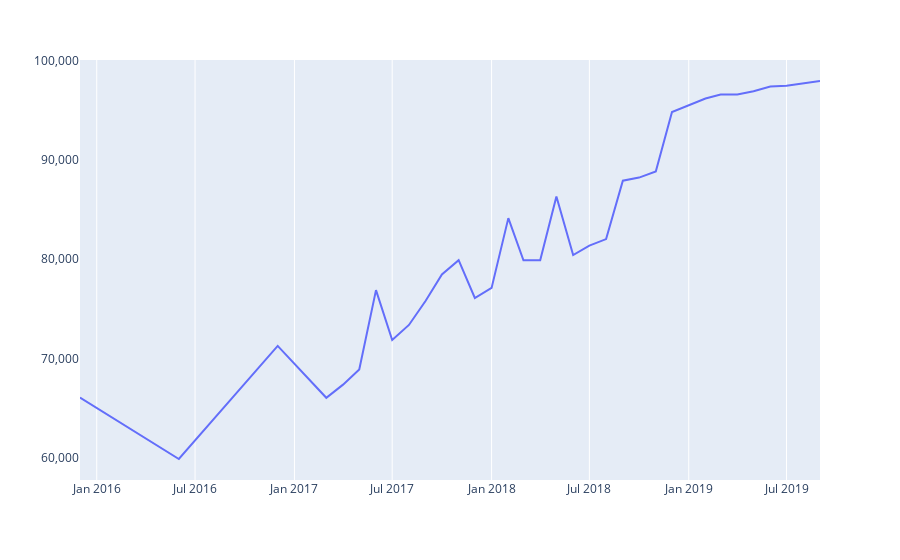

Notebook source saved alongside this figure:
### Code cell
fig = px.line(data_frame=df, x = '기준월', y = '업소수', height = 800)
fig.update_yaxes(ticklabelposition="outside top", title=None, nticks=5, showgrid=False, tickformat=',')
fig.update_xaxes(ticklabelposition="inside top", title=None)
fig.show()

### Figure 1 — Plotly figure (JSON) as saved in the notebook; plotly's stock layout.template omitted (floating-point values rounded to 4 significant figures)
{"data": [{"hovertemplate": "기준월=%{x}<br>업소수=%{y}<extra></extra>", "legendgroup": "", "line": {"color": "#636efa", "dash": "solid"}, "marker": {"symbol": "circle"}, "mode": "lines", "name": "", "orientation": "v", "showlegend": false, "type": "scatter", "x": ["2015-12-01T00:00:00", "2016-06-01T00:00:00", "2016-12-01T00:00:00", "2017-03-01T00:00:00", "2017-04-01T00:00:00", "2017-05-01T00:00:00", "2017-06-01T00:00:00", "2017-07-01T00:00:00", "2017-08-01T00:00:00", "2017-09-01T00:00:00", "2017-10-01T00:00:00", "2017-11-01T00:00:00", "2017-12-01T00:00:00", "2018-01-01T00:00:00", "2018-02-01T00:00:00", "2018-03-01T00:00:00", "2018-04-01T00:00:00", "2018-05-01T00:00:00", "2018-06-01T00:00:00", "2018-07-01T00:00:00", "2018-08-01T00:00:00", "2018-09-01T00:00:00", "2018-10-01T00:00:00", "2018-11-01T00:00:00", "2018-12-01T00:00:00", "2019-01-01T00:00:00", "2019-02-01T00:00:00", "2019-03-01T00:00:00", "2019-04-01T00:00:00", "2019-05-01T00:00:00", "2019-06-01T00:00:00", "2019-07-01T00:00:00", "2019-08-01T00:00:00", "2019-09-01T00:00:00"], "xaxis": "x", "y": [66889, 60707, 72096, 66873, 68196, 69732, 77715, 72698, 74208, 76651, 79296, 80738, 76923, 77942, 84967, 80719, 80719, 87156, 81248, 82191, 82858, 88742, 89050, 89661, 95650, 96352, 97009, 97415, 97421, 97740, 98217, 98311, 98538, 98779], "yaxis": "y"}], "layout": {"autosize": true, "legend": {"tracegroupgap": 0}, "margin": {"t": 60}, "xaxis": {"anchor": "y", "autorange": true, "domain": [0, 1], "range": ["2015-12-01", "2019-09-01"], "ticklabelposition": "inside top", "title": {}, "type": "date"}, "yaxis": {"anchor": "x", "autorange": true, "domain": [0, 1], "nticks": 5, "range": [58590.0, 100900.0], "showgrid": false, "tickformat": ",", "ticklabelposition": "outside top", "title": {}, "type": "linear"}}}
